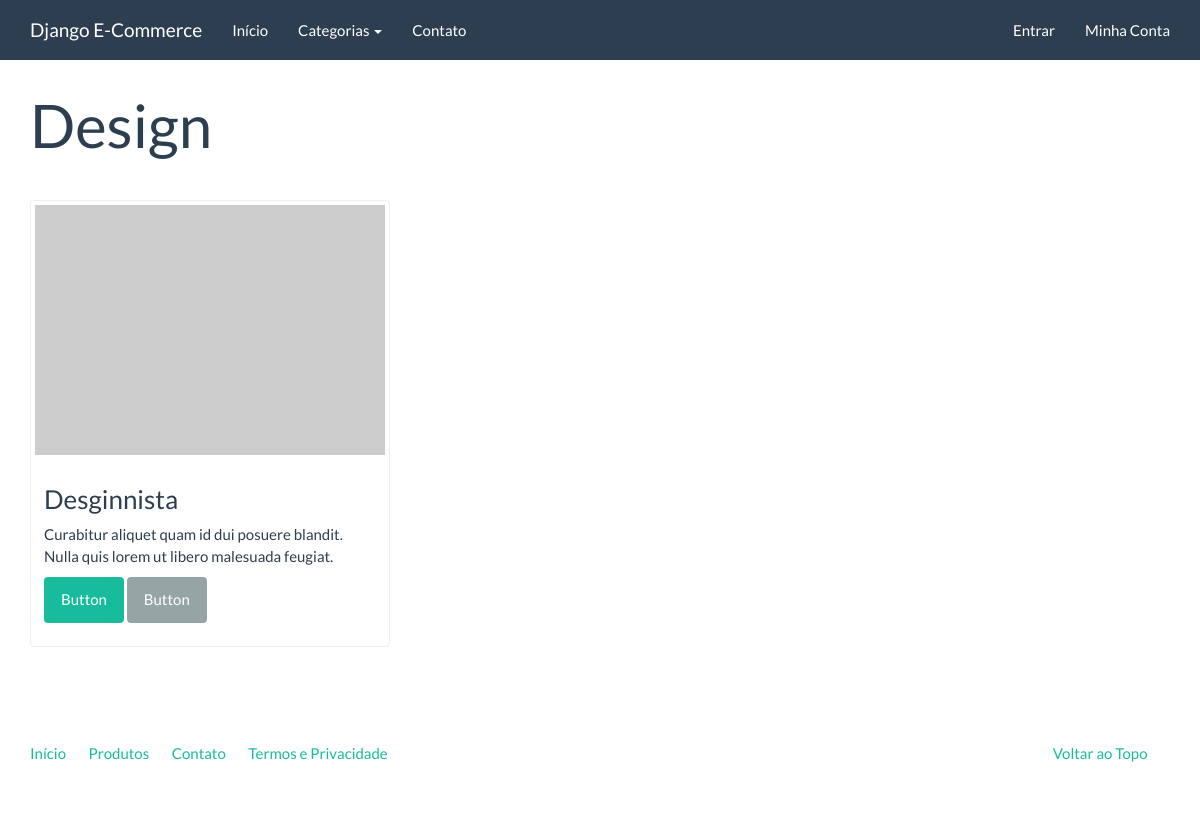
The app's page /catalogo/design/ with its own data.
### catalog/models.py (models this page shows)
class Category(models.Model):
    name = models.CharField('Nome', max_length=100)
    slug = models.SlugField('Identificador', max_length=100)
    created = models.DateTimeField('Criado em', auto_now_add=True)
    modified = models.DateTimeField('Modificado em', auto_now=True)
    class Meta:
        verbose_name = 'Categoria'
        verbose_name_plural = 'Categorias'
        ordering = ['name']
    def __str__(self):
        return self.name
    def get_absolute_url(self):
        return reverse('catalog:category', kwargs={'slug': self.slug})

class Product(models.Model):
    name = models.CharField('Nome', max_length=100)
    slug = models.SlugField('Identificador', max_length=100)
    category = models.ForeignKey('catalog.Category', verbose_name='Categoria')
    description = models.TextField('Descrição', blank=True)
    price = models.DecimalField('Preço', decimal_places=2, max_digits=8)
    created = models.DateTimeField('Criado em', auto_now_add=True)
    modified = models.DateTimeField('Modificado em', auto_now=True)
    class Meta:
        verbose_name = 'Produto'
        verbose_name_plural = 'Produtos'
        ordering = ['name']
    def __str__(self):
        return self.name
    def get_absolute_url(self):
        return reverse('catalog:product', kwargs={'slug': self.slug})

### catalog/views.py (the view)
class CategoryListView(ListView):
    template_name = 'catalog/category.html'
    context_object_name = 'product_list'
    def get_queryset(self):
        return Product.objects.filter(category__slug=self.kwargs['slug'])
    def get_context_data(self, **kwargs):
        context = super(CategoryListView, self).get_context_data(**kwargs)
        context['current_category'] = get_object_or_404(Category, slug=self.kwargs['slug'])
        return context

### catalog/context_processor.py (called while the page is built)
def categories(request):
    return {
        'categories': Category.objects.all()
    }

### catalog/templates/catalog/category.html (shortened to what this page needs)
{% extends 'base.html' %}
{% block container %}
    <div class="page-header">
			<h1>{{ current_category }} </h1>
		</div>
		<div class="row">
			{% for product in product_list %}
                <div class="col-sm-6 col-md-4">
                    <div class="thumbnail">
                        <a href="{{ product.get_absolute_url }}">
                            <img src="http://placehold.it/350x250" alt="" />
                        </a>
                        <div class="caption">
                            <h3>{{ product }}</h3>
                            <p>{{ product.description|linebreaks }}</p>
                            <p><a href="{{ product.get_absolute_url }}" class="btn btn-success" role="button">Button</a> <a href="#" class="btn btn-default" role="button">Button</a></p>
                        </div>
                    </div>
                </div>
            {% endfor %}
		</div>
{% endblock %}

### records on screen
Category: name "Design"
Product: name "Desginnista", description "Curabitur aliquet quam id dui posuere blandit. Nulla quis lorem ut libero malesuada feugiat."
